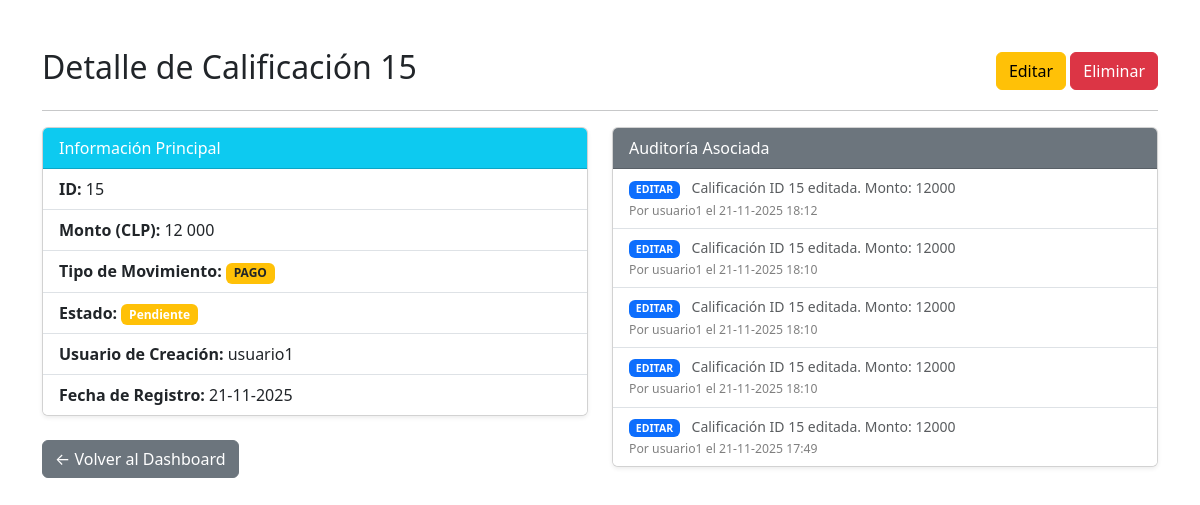
The app's page /15/ (signed in) with its own data.
### calificaciones/models.py (models this page shows, shortened)
class Calificacion(models.Model):
    usuario = models.ForeignKey(
        User,
        on_delete=models.CASCADE,
        verbose_name="Usuario",
        related_name='calificaciones_realizadas'
    )
    monto = models.DecimalField(
        max_digits=12,
        decimal_places=0,
        verbose_name="Monto (CLP)"
    )
    TIPO_MOVIMIENTO_CHOICES = [
        ('abono', 'ABONO'),
        ('cargo', 'CARGO'),
        ('pago', 'PAGO'),
        ('reembolso', 'REEMBOLSO'),
    ]
    tipo_movimiento = models.CharField(
        max_length=10,
        choices=TIPO_MOVIMIENTO_CHOICES,
        default='abono',
        verbose_name="Tipo de Movimiento"
    )
    fecha_registro = models.DateField(
        default=timezone.now,
        verbose_name="Fecha de Registro"
    )
    ESTADO_CHOICES = [
        ('pendiente', 'Pendiente'),
        ('validado', 'Validado'),
        ('rechazado', 'Rechazado'),
    ]
    estado = models.CharField(
        max_length=20,
        choices=ESTADO_CHOICES,
        default='pendiente',
        verbose_name="Estado"
    )
    class Meta:
        verbose_name = "Calificación"
        verbose_name_plural = "Calificaciones"

class Auditoria(models.Model):
    usuario = models.ForeignKey(
        User,
        on_delete=models.SET_NULL,
        null=True,
        verbose_name="Usuario que Ejecuta",
        related_name='acciones_auditadas'
    )
    accion = models.CharField(
        max_length=100,
        verbose_name="Acción"
    )
    fecha = models.DateTimeField(
        default=timezone.now,
        verbose_name="Fecha y Hora"
    )
    detalle = models.TextField(verbose_name="Detalle")
    class Meta:
        verbose_name = "Registro de Auditoría"
        verbose_name_plural = "Registros de Auditoría"
        ordering = ['-fecha']

### calificaciones/views.py (the view)
# urls.py: path('<int:pk>/', views.ver_calificacion, name='ver_calificacion'),        # URL: /12/
@login_required
def ver_calificacion(request, pk):
    calificacion = get_object_or_404(Calificacion, pk=pk)
    context = {
        'calificacion': calificacion,
        'registros_auditoria': Auditoria.objects.filter(detalle__icontains=f'ID {pk}').order_by('-fecha')[:5]
    }
    return render(request, 'calificaciones/calificacion_detalle.html', context)

### calificaciones/templates/calificaciones/calificacion_detalle.html (shortened to what this page needs)
{% load static %}
<!DOCTYPE html>
<html lang="es">
<head>
    <link href="https://cdn.jsdelivr.net/npm/bootstrap@5.3.3/dist/css/bootstrap.min.css" rel="stylesheet">
</head>
<body>
    <div class="container mt-5">
        <div class="d-flex justify-content-between align-items-center">
            <h2>Detalle de Calificación {{ calificacion.id }}</h2>
            <div>
                <a href="{% url 'editar_calificacion' calificacion.id %}" class="btn btn-warning">Editar</a>
                <a href="{% url 'eliminar_calificacion' calificacion.id %}" class="btn btn-danger">Eliminar</a>
            </div>
        </div>
        <hr>
        <div class="row">
            <div class="col-md-6">
                <div class="card shadow-sm mb-4">
                    <div class="card-header bg-info text-white">
                        Información Principal
                    </div>
                    <ul class="list-group list-group-flush">
                        <li class="list-group-item"><strong>ID:</strong> {{ calificacion.id }}</li>
                        <li class="list-group-item"><strong>Monto (CLP):</strong> {{ calificacion.monto }}</li>
                        <li class="list-group-item">
                        <strong>Tipo de Movimiento:</strong>
                        <span class="badge
                            {% if calificacion.tipo_movimiento == 'abono' %} bg-success
                            {% elif calificacion.tipo_movimiento == 'cargo' %} bg-danger
                            {% elif calificacion.tipo_movimiento == 'pago' %} bg-warning text-dark
                            {% elif calificacion.tipo_movimiento == 'reembolso' %} bg-purple text-white
                            {% endif %}
                        ">
                            {{ calificacion.get_tipo_movimiento_display }}
                        </span>
                    </li>
                        <li class="list-group-item"><strong>Estado:</strong> <span class="badge bg-warning">{{ calificacion.get_estado_display }}</span></li>
                        <li class="list-group-item"><strong>Usuario de Creación:</strong> {{ calificacion.usuario.username }}</li>
                        <li class="list-group-item"><strong>Fecha de Registro:</strong> {{ calificacion.fecha_registro|date:"d-m-Y" }}</li>
                    </ul>
                </div>
                <a href="{% url 'dashboard' %}" class="btn btn-secondary">← Volver al Dashboard</a>
            </div>
            <div class="col-md-6">
                <div class="card shadow-sm">
                    <div class="card-header bg-secondary text-white">
                        Auditoría Asociada
                    </div>
                    <ul class="list-group list-group-flush small">
                        {% for registro in registros_auditoria %}
                            <li class="list-group-item">
                                <span class="badge bg-primary me-2">{{ registro.accion }}</span>
                                <span class="text-muted">{{ registro.detalle }}</span>
                                <br>
                                <small class="text-black-50">Por {{ registro.usuario.username }} el {{ registro.fecha|date:"d-m-Y H:i" }}</small>
                            </li>
                        {% empty %}
                            <li class="list-group-item text-muted">No hay registros de auditoría asociados a esta calificación.</li>
                        {% endfor %}
                    </ul>
                </div>
            </div>
        </div>
    </div>
</body>
</html>

### records on screen
Calificacion: id "15", monto "12 000", tipo_movimiento "PAGO", estado "Pendiente", usuario.username "usuario1", fecha_registro "21-11-2025"
Auditoria: accion "EDITAR", detalle "Calificación ID 15 editada. Monto: 12000", usuario.username "usuario1", fecha "21-11-2025 18:12"
Auditoria: accion "EDITAR", detalle "Calificación ID 15 editada. Monto: 12000", usuario.username "usuario1", fecha "21-11-2025 18:10"
Auditoria: accion "EDITAR", detalle "Calificación ID 15 editada. Monto: 12000", usuario.username "usuario1", fecha "21-11-2025 18:10"
Auditoria: accion "EDITAR", detalle "Calificación ID 15 editada. Monto: 12000", usuario.username "usuario1", fecha "21-11-2025 18:10"
Auditoria: accion "EDITAR", detalle "Calificación ID 15 editada. Monto: 12000", usuario.username "usuario1", fecha "21-11-2025 17:49"
